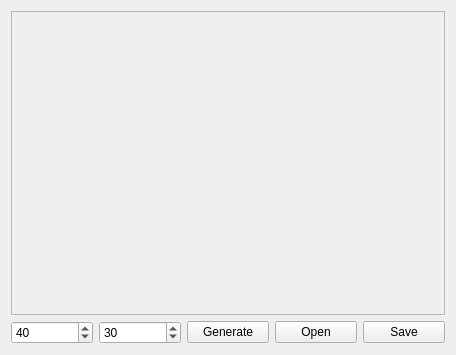
<?xml version="1.0" encoding="UTF-8"?>
<ui version="4.0">
 <class>MainWidget</class>
 <widget class="QWidget" name="MainWidget">
  <property name="geometry">
   <rect>
    <x>0</x>
    <y>0</y>
    <width>456</width>
    <height>355</height>
   </rect>
  </property>
  <property name="windowTitle">
   <string>MainWidget</string>
  </property>
  <layout class="QVBoxLayout" name="verticalLayout">
   <item>
    <widget class="QFrame" name="fieldFrame">
     <property name="sizePolicy">
      <sizepolicy hsizetype="Preferred" vsizetype="Expanding">
       <horstretch>0</horstretch>
       <verstretch>0</verstretch>
      </sizepolicy>
     </property>
     <property name="frameShape">
      <enum>QFrame::StyledPanel</enum>
     </property>
     <property name="frameShadow">
      <enum>QFrame::Raised</enum>
     </property>
     <property name="lineWidth">
      <number>1</number>
     </property>
    </widget>
   </item>
   <item>
    <layout class="QHBoxLayout" name="horizontalLayout">
     <item>
      <widget class="QSpinBox" name="widthSpinBox">
       <property name="minimum">
        <number>1</number>
       </property>
       <property name="maximum">
        <number>500</number>
       </property>
       <property name="value">
        <number>40</number>
       </property>
      </widget>
     </item>
     <item>
      <widget class="QSpinBox" name="heightSpinBox">
       <property name="minimum">
        <number>1</number>
       </property>
       <property name="maximum">
        <number>500</number>
       </property>
       <property name="value">
        <number>30</number>
       </property>
      </widget>
     </item>
     <item>
      <widget class="QPushButton" name="generateButton">
       <property name="text">
        <string>Generate</string>
       </property>
      </widget>
     </item>
     <item>
      <widget class="QPushButton" name="openButton">
       <property name="text">
        <string>Open</string>
       </property>
      </widget>
     </item>
     <item>
      <widget class="QPushButton" name="saveButton">
       <property name="text">
        <string>Save</string>
       </property>
      </widget>
     </item>
    </layout>
   </item>
  </layout>
 </widget>
 <layoutdefault spacing="6" margin="11"/>
 <resources/>
 <connections/>
</ui>
